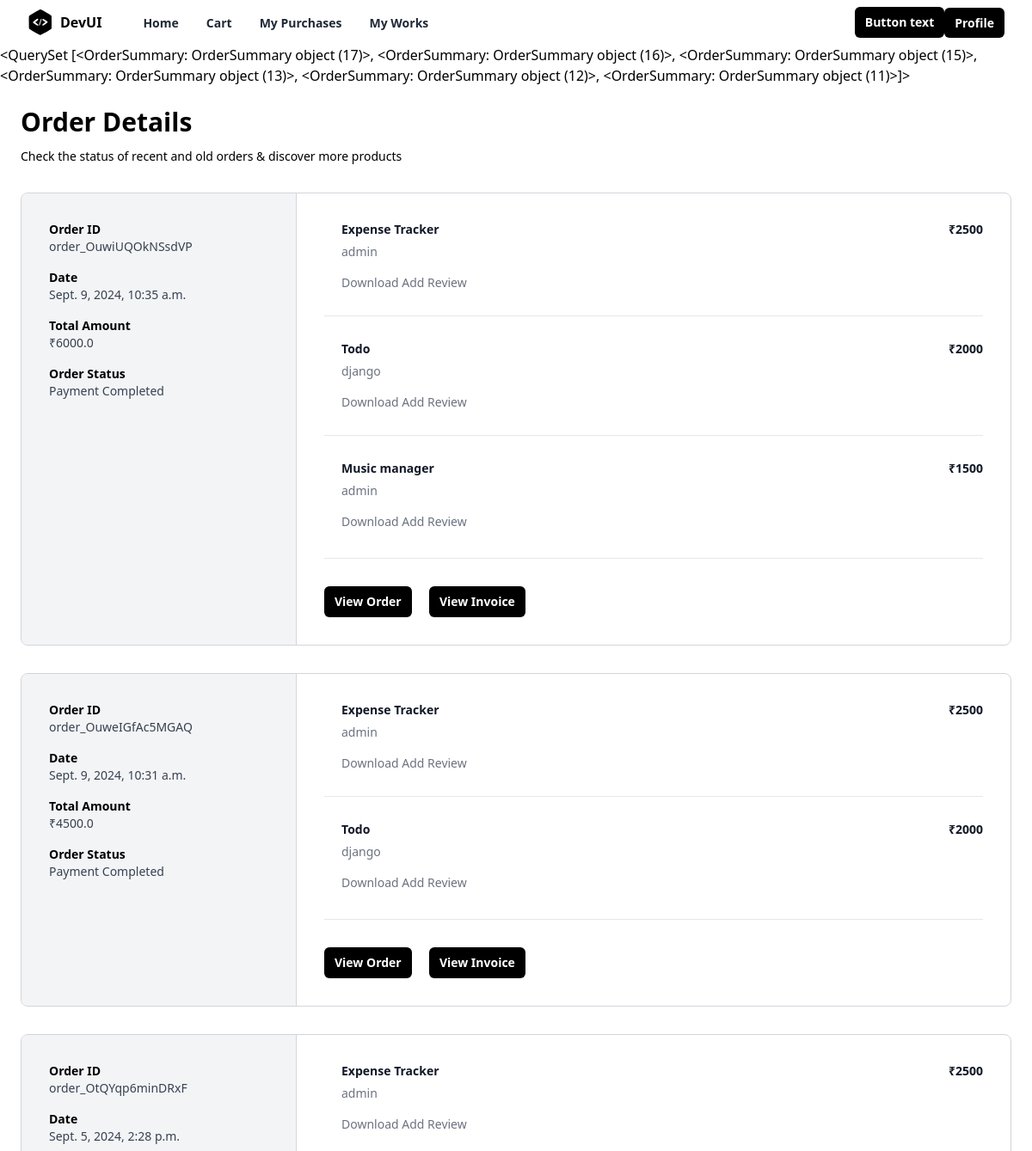
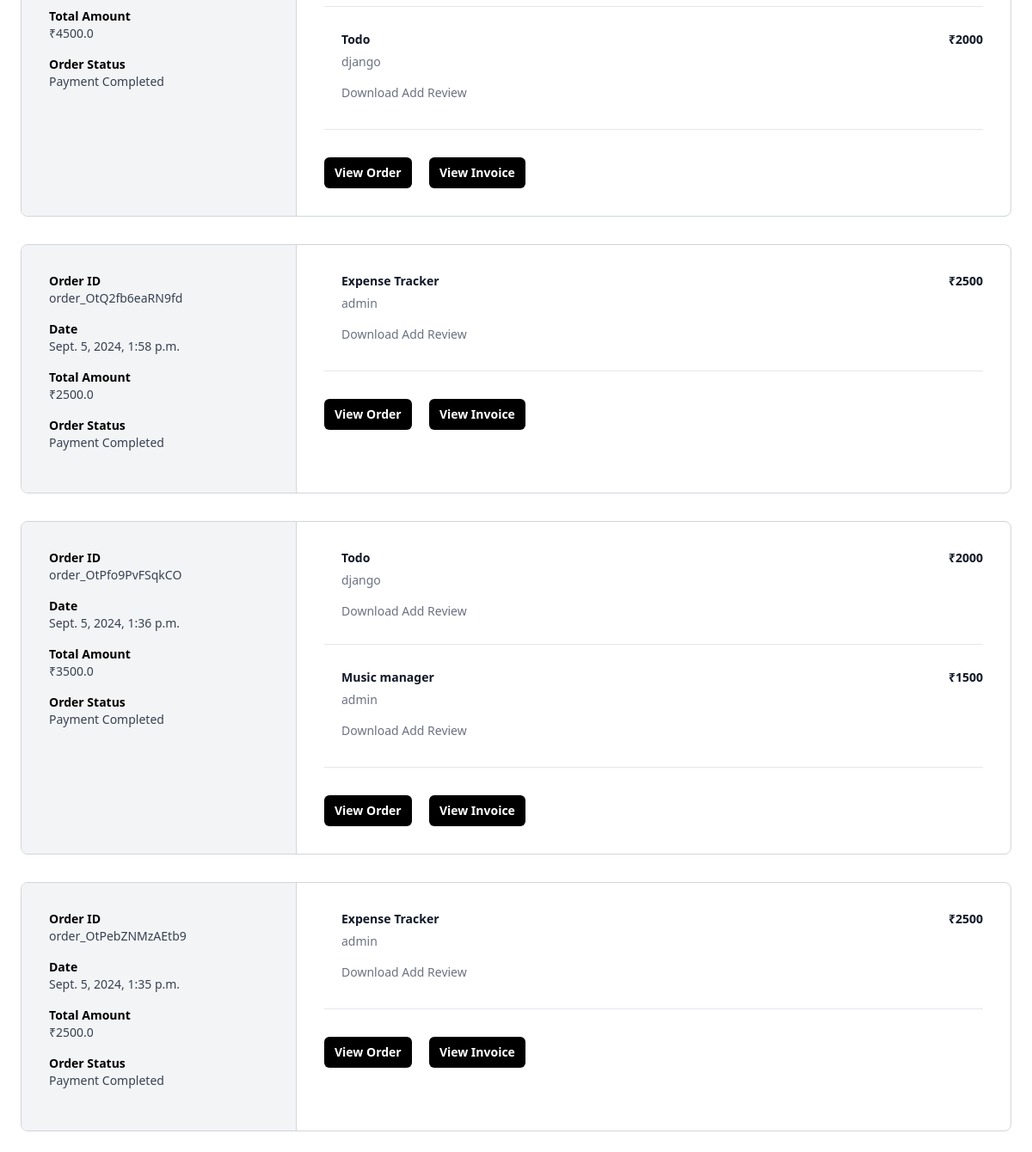
The page /order/summary/ (signed in) on the database its author committed (2 pictures, top to bottom).
### store/models.py (models this page shows, shortened)
class OrderSummary(models.Model):
    user_object=models.ForeignKey(User,on_delete=models.CASCADE,related_name="orders")
    project_objects=models.ManyToManyField(Project)
    total = models.FloatField(null=True)
    order_id=models.CharField(max_length=200,null=True)
    is_paid=models.BooleanField(default=False)
    created_date=models.DateTimeField(auto_now_add=True)
    updated_date=models.DateTimeField(auto_now=True)
    is_active=models.BooleanField(default=True)

class Project(models.Model):
    title=models.CharField(max_length=200)
    description=models.TextField()
    tag_objects=models.ManyToManyField(Tag)
    owner=models.ForeignKey(User,on_delete=models.CASCADE,related_name="projects")
    thumbnail=EmbedVideoField()
    price=models.PositiveIntegerField()
    files=models.FileField(upload_to="projects",null=True)
    created_date=models.DateTimeField(auto_now_add=True)
    updated_date=models.DateTimeField(auto_now=True)
    is_active=models.BooleanField(default=True)

### store/views.py (the view)
# urls.py: path("order/summary/",views.MyPurchaseView.as_view(),name="order-summary"),
class MyPurchaseView(View):
    model = OrderSummary
    context_object_name = "orders"
    def get(self,request,*args,**kwargs):
        qs = OrderSummary.objects.filter(user_object = request.user,
                                         is_paid = True).order_by('-created_date')
        return render(request,"store/order_summary.html",{"orders":qs})

### store/templates/store/order_summary.html (shortened to what this page needs)
{%extends 'store/base.html'%}
{%load embed_video_tags%}
{%block main_block%}
{{orders}}
<div class="mx-auto my-4 max-w-6xl px-2 md:my-6 md:px-0">
    <h2 class="text-3xl font-bold">Order Details</h2>
    <div class="mt-3 text-sm">
        Check the status of recent and old orders &amp; discover more products
    </div>
    {%for o in orders%}
    <div class="mt-8 flex flex-col overflow-hidden rounded-lg border border-gray-300 md:flex-row">
        <div class="w-full border-r border-gray-300 bg-gray-100 md:max-w-xs">
            <div class="p-8">
                <div class="grid grid-cols-2 sm:grid-cols-4 md:grid-cols-1">
                    <div class="mb-4">
                        <div class="text-sm font-semibold">Order ID</div>
                        <div class="text-sm font-medium text-gray-700">{{o.order_id}}</div>
                    </div>
                    <div class="mb-4">
                        <div class="text-sm font-semibold">Date</div>
                        <div class="text-sm font-medium text-gray-700">{{o.created_date}}</div>
                    </div>
                    <div class="mb-4">
                        <div class="text-sm font-semibold">Total Amount</div>
                        <div class="text-sm font-medium text-gray-700">₹{{o.total}}</div>
                    </div>
                    <div class="mb-4">
                        <div class="text-sm font-semibold">Order Status</div>
                        <div class="text-sm font-medium text-gray-700">
                            {% if o.is_paid %}
                            Payment Completed
                            {%else%}
                            Payment Pending
                            {%endif%}
                        </div>
                    </div>
                </div>
            </div>
        </div>
        <div class="flex-1">
            <div class="p-8">
                <ul class="-my-7 divide-y divide-gray-200">
                    {%for p in o.project_objects.all%}
                    <li class="flex flex-col justify-between space-x-5 py-7 md:flex-row">
                        <div class="flex flex-1 items-stretch">
                            <div class="ml-5 flex flex-col justify-between">
                                <div class="flex-1">
                                    <p class="text-sm font-bold text-gray-900">
                                        {{p.title}}
                                    </p>
                                    <p class="mt-1.5 text-sm font-medium text-gray-500">{{p.owner}}</p>
                                </div>
                                <p class="mt-4 text-sm font-medium text-gray-500">
                                    {%if o.is_paid%}
                                    <a href="{{p.files.url}}" download>Download</a>
                                    <a href="{%url 'review-add' p.id%}">Add Review</a>
                                    {%endif%}
                                </p>
                            </div>
                        </div>
                        <div class="ml-auto flex flex-col items-end justify-between">
                            <p class="text-right text-sm font-bold text-gray-900">₹{{p.price}}</p>
                        </div>
                    </li>
                    {%endfor%}
                </ul>
                <hr class="my-8 border-t border-t-gray-200" />
                <div class="space-x-4">
                    <button type="button"
                        class="rounded-md bg-black px-3 py-2 text-sm font-semibold text-white shadow-sm hover:bg-black/80 focus-visible:outline focus-visible:outline-2 focus-visible:outline-offset-2 focus-visible:outline-black">
                        View Order
                    </button>
                    <button type="button"
                        class="rounded-md bg-black px-3 py-2 text-sm font-semibold text-white shadow-sm hover:bg-black/80 focus-visible:outline focus-visible:outline-2 focus-visible:outline-offset-2 focus-visible:outline-black">
                        View Invoice
                    </button>
                </div>
            </div>
        </div>
    </div>
    {%endfor%}
</div>
{%endblock%}

### store/templates/store/base.html (shortened to what this page needs)
<!DOCTYPE html>
<html lang="en">
<head>
  <script src="https://cdn.tailwindcss.com"></script>
</head>
<body>
  <div class="relative w-full bg-white">
    <div class="mx-auto flex max-w-7xl items-center justify-between px-4 py-2 sm:px-6 lg:px-8">
      <div class="inline-flex items-center space-x-2">
        <span>
        </span>
        <span class="font-bold">DevUI</span>
      </div>
      <div class="hidden grow items-start lg:flex">
        <ul class="ml-12 inline-flex space-x-8">
          <li>
            <a href="{%url 'index'%}" class="text-sm font-semibold text-gray-800 hover:text-gray-900">
              Home
            </a>
          </li>
          <li>
            <a href="{%url 'my-cart'%}" class="text-sm font-semibold text-gray-800 hover:text-gray-900">
              Cart
            </a>
          </li>
          <li>
            <a href="{%url 'order-summary'%}" class="text-sm font-semibold text-gray-800 hover:text-gray-900">
              My Purchases
            </a>
          </li>
          <li>
            <a href="{%url 'myworks'%}" class="text-sm font-semibold text-gray-800 hover:text-gray-900">
              My Works
            </a>
          </li>
        </ul>
      </div>
      <div class="hidden lg:block">
        <button type="button"
          class="rounded-md bg-black px-3 py-2 text-sm font-semibold text-white shadow-sm hover:bg-black/80 focus-visible:outline focus-visible:outline-2 focus-visible:outline-offset-2 focus-visible:outline-black">
          Button text
        </button>
      </div>
      <div class="hidden lg:block">
        <a href="{%url 'profile-update' request.user.profile.id%}" type="button"
          class="rounded-md bg-black px-3 py-2 text-sm font-semibold text-white shadow-sm hover:bg-black/80 focus-visible:outline focus-visible:outline-2 focus-visible:outline-offset-2 focus-visible:outline-black">
          Profile
        </a>
      </div>
    </div>
  </div>
  {%block main_block%}
  {%endblock%}
</body>
</html>

### rows shown on the page
OrderSummary: id "<QuerySet [<OrderSummary: OrderSummary object (17)>, <OrderSummary: OrderSummary object (16)>, <OrderSummary: OrderSummary object (15)>, <OrderSummary: OrderSummary object (13)>, <OrderSummary: OrderSummary object (12)>, <OrderSummary: OrderSummary object (11)>]>", order_id "order_OuwiUQOkNSsdVP", created_date "Sept. 9, 2024, 10:35 a.m.", total "6000.0", is_paid "Payment Completed"
Project: title "Expense Tracker", owner "admin", price "2500"
Project: title "Todo", owner "django", price "2000"
Project: title "Music manager", owner "admin", price "1500"
OrderSummary: order_id "order_OuweIGfAc5MGAQ", created_date "Sept. 9, 2024, 10:31 a.m.", total "4500.0", is_paid "Payment Completed"
OrderSummary: order_id "order_OtQYqp6minDRxF", created_date "Sept. 5, 2024, 2:28 p.m.", total "4500.0", is_paid "Payment Completed"
OrderSummary: order_id "order_OtQ2fb6eaRN9fd", created_date "Sept. 5, 2024, 1:58 p.m.", total "2500.0", is_paid "Payment Completed"
OrderSummary: order_id "order_OtPfo9PvFSqkCO", created_date "Sept. 5, 2024, 1:36 p.m.", total "3500.0", is_paid "Payment Completed"
OrderSummary: order_id "order_OtPebZNMzAEtb9", created_date "Sept. 5, 2024, 1:35 p.m.", total "2500.0", is_paid "Payment Completed"
